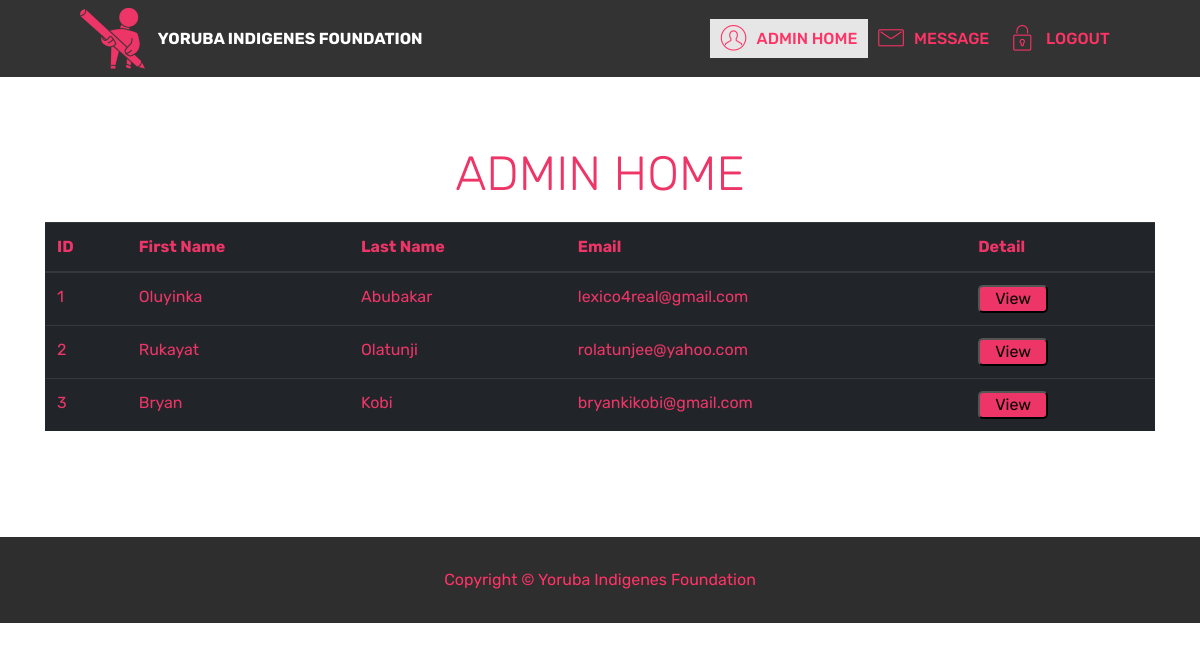
/admin_panel.php (signed in), run on an earlier commit of the app's database.
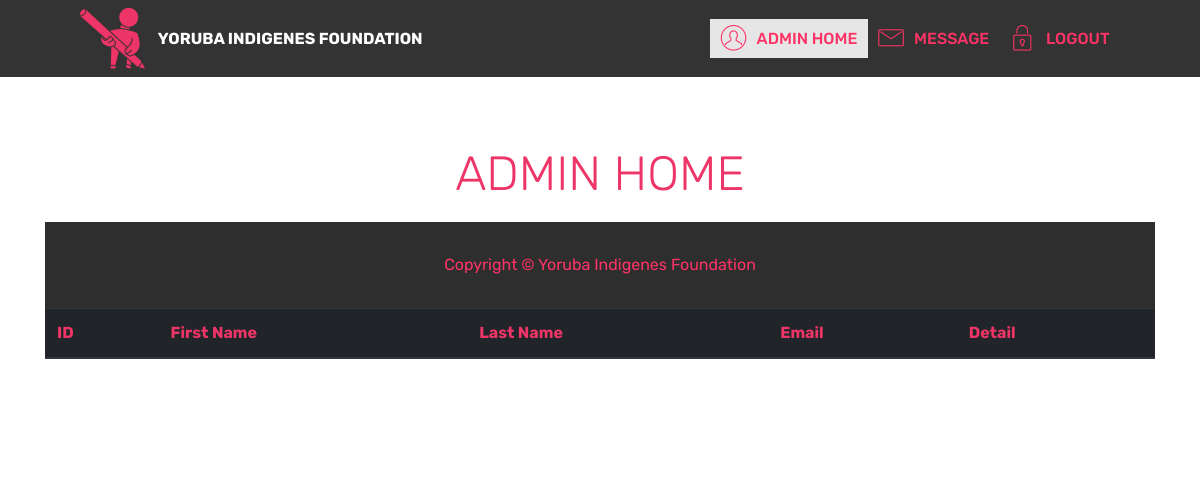
And on a later commit of the database.
### tables this page shows
CREATE TABLE `register` (
  `regID` int(11) NOT NULL,
  `firstName` varchar(50) NOT NULL,
  `otherName` varchar(50) NOT NULL,
  `lastName` varchar(50) NOT NULL,
  `gender` varchar(10) NOT NULL,
  `email` varchar(50) NOT NULL,
  `dob` varchar(50) NOT NULL,
  `address1` varchar(100) NOT NULL,
  `address2` varchar(100) NOT NULL,
  `city` varchar(20) NOT NULL,
  `state` varchar(20) NOT NULL,
  `country` varchar(20) NOT NULL,
  `phoneNo1` varchar(20) NOT NULL,
  `phoneNo2` varchar(20) NOT NULL,
  `nok` varchar(50) NOT NULL,
  `note` varchar(200) NOT NULL,
  `img` varchar(500) NOT NULL,
  `regDate` timestamp NOT NULL DEFAULT CURRENT_TIMESTAMP ON UPDATE CURRENT_TIMESTAMP
);

### admin_panel.php (the view, shortened to what this page needs)
<section class="mbr-section form4 cid-rLAZIDX1vo" id="form4-i">
    <div class="container">
        <div class="row">
            <div class="col-md-12">
                <h2 class="pb-3 align-left mbr-fonts-style display-2 align-center" style="color: #ED3567;">
                    ADMIN HOME
                </h2>
                <?php
                     echo '<table class="table table-dark" style="color:#ED3567;">
                     <thead>
                         <tr>
                             <th>ID</th>
                             <th>First Name</th>
                             <th>Last Name</th>
                             <th>Email</th>
                             <th>Detail</th>
                         </tr>
                     </thead>';
                            require ( 'connect_db.php' ) ;
                            $q = "SELECT * FROM register" ;
                            $r = mysqli_query( $dbc, $q ) ;
                            if ( mysqli_num_rows( $r ) > 0 )
                            {
                            echo '<tbody>';
                            while ( $row = mysqli_fetch_array( $r, MYSQLI_ASSOC ))
                            {
                                echo '<tr><td>' .$row['regID'] .'</td>
                                <td>' .$row['firstName']. '</td>
                                <td>' .$row['lastName']. '</td>
                                <td>' .$row['email']. '</td>
                                <td data-toggle="tooltip" title="View full detail"><a href="detail.php?regID='.$row['regID'].'"><button type="submit" style="padding:0px 15px; color:black; background-color: #ED3567; border-radius:5px;">View</button></a></td></tr>';
                            }
                            echo '</tbody>';
                            echo '</table>';
                        }
                ?>
            </div>
        </div>
    </div>
</section>

### assets/dropdown/css/style.css (style rules this page uses)
.navbar-dropdown { left: 0; padding: 0; position: absolute; right: 0; top: 0; transition: all 0.45s ease; z-index: 1030; background: #282828; }
.navbar-dropdown .navbar-logo { margin-right: 0.8rem; transition: margin 0.3s ease-in-out; vertical-align: middle; }
.navbar-dropdown .navbar-logo img { height: 3.125rem; transition: all 0.3s ease-in-out; }
.navbar-dropdown .navbar-caption { font-weight: 700; white-space: normal; vertical-align: -4px; line-height: 3.125rem !important; }
.navbar-dropdown .navbar-caption, .navbar-dropdown .navbar-caption:hover { color: inherit; text-decoration: none; }
.navbar-dropdown.navbar-fixed-top { position: fixed; }
.navbar-dropdown .navbar-brand span { vertical-align: -4px; }
.nav-dropdown { font-size: 0.75rem; font-weight: 500; height: auto !important; }
.nav-dropdown .link { margin: .667em 1.667em; font-weight: 500; padding: 0; transition: color .2s ease-in-out; }
.nav-dropdown .link::after, .nav-dropdown .dropdown-item::after { color: inherit; }

### assets/mobirise/css/mbr-additional.css (style rules this page uses)
body { font-family: Rubik; }
.display-2 { font-family: 'Rubik', sans-serif; font-size: 3rem; font-display: swap; }
.display-4 { font-family: 'Rubik', sans-serif; font-size: 1rem; font-display: swap; }
.display-4 > .mbr-iconfont { font-size: 1.6rem; }
.display-7 { font-family: 'Rubik', sans-serif; font-size: 1rem; font-display: swap; }
.text-primary { color: #ff3366 !important; }
.text-white { color: #ffffff !important; }
a, a:hover { color: #ff3366; }
.cid-rLAFQjJjbq .navbar { padding: .5rem 0; background: #333333; transition: none; min-height: 77px; }
.cid-rLAFQjJjbq a { font-style: normal; }
.cid-rLAFQjJjbq .nav-item span { padding-right: 0.4em; line-height: 0.5em; vertical-align: text-bottom; position: relative; text-decoration: none; }
.cid-rLAFQjJjbq .nav-item a { display: -webkit-flex; align-items: center; justify-content: center; padding: 0.7rem 0 !important; margin: 0rem .65rem !important; -webkit-align-items: center; -webkit-justify-content: center; }
.cid-rLAFQjJjbq .menu-logo { margin-right: auto; }
.cid-rLAFQjJjbq .menu-logo .navbar-brand { display: flex; margin-left: 5rem; padding: 0; transition: padding .2s; min-height: 3.8rem; -webkit-align-items: center; align-items: center; }
.cid-rLAFQjJjbq .menu-logo .navbar-brand .navbar-caption-wrap { display: flex; -webkit-align-items: center; align-items: center; word-break: break-word; min-width: 7rem; margin: .3rem 0; }
.cid-rLAFQjJjbq .menu-logo .navbar-brand .navbar-caption-wrap .navbar-caption { line-height: 1.2rem !important; padding-right: 2rem; }
.cid-rLAFQjJjbq .menu-logo .navbar-brand .navbar-logo { font-size: 4rem; transition: font-size 0.25s; }
.cid-rLAFQjJjbq .menu-logo .navbar-brand .navbar-logo img { display: flex; }
.cid-rLAFQjJjbq .menu-logo .navbar-brand .navbar-logo a { display: inline-flex; }
.cid-rLAFQjJjbq .navbar-toggleable-sm .navbar-collapse { justify-content: flex-end; -webkit-justify-content: flex-end; padding-right: 5rem; width: auto; }
.cid-rLAFQjJjbq .navbar-toggleable-sm .navbar-collapse .navbar-nav { flex-wrap: wrap; -webkit-flex-wrap: wrap; padding-left: 0; }
.cid-rLAFQjJjbq .navbar-toggleable-sm .navbar-collapse .navbar-nav .nav-item { -webkit-align-self: center; align-self: center; }
@media (min-width: 767px) { .cid-rLAFQjJjbq .menu-logo { flex-shrink: 0; -webkit-flex-shrink: 0; } }
.cid-rLAFQjJjbq .navbar-collapse { flex-basis: auto; -webkit-flex-basis: auto; }
.cid-rLAOUSliu1 { padding-top: 30px; padding-bottom: 30px; background-color: #2e2e2e; }
.cid-rLAOUSliu1 .media-container-row .mbr-text { color: #ff3366; }
.cid-rLAZIDX1vo { padding-top: 90px; padding-bottom: 90px; background-color: #ffffff; }
.cid-rLAZIDX1vo .mbr-text { color: #767676; }

What changed in the data, as far as the page shows it:
removed register: regID "1", firstName "Oluyinka", lastName "Abubakar", email "lexico4real@gmail.com"
removed register: regID "2", firstName "Rukayat", lastName "Olatunji", email "rolatunjee@yahoo.com"
removed register: regID "3", firstName "Bryan", lastName "Kobi", email "bryankikobi@gmail.com"
